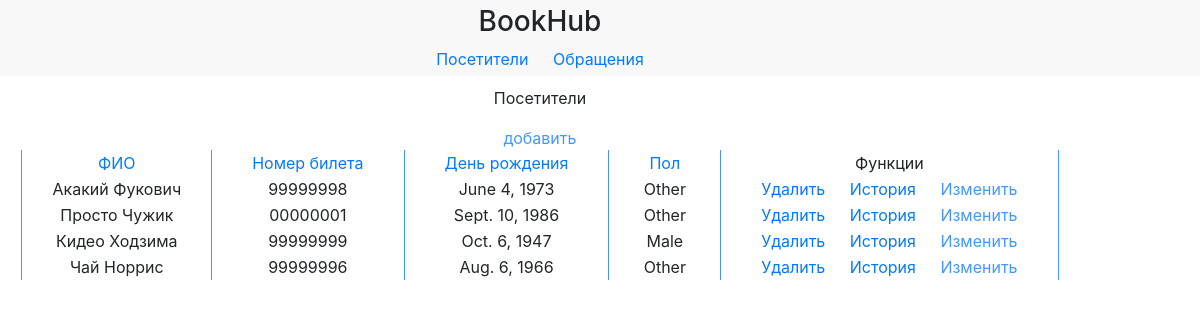
The page /visitors/ on the database as committed earlier.
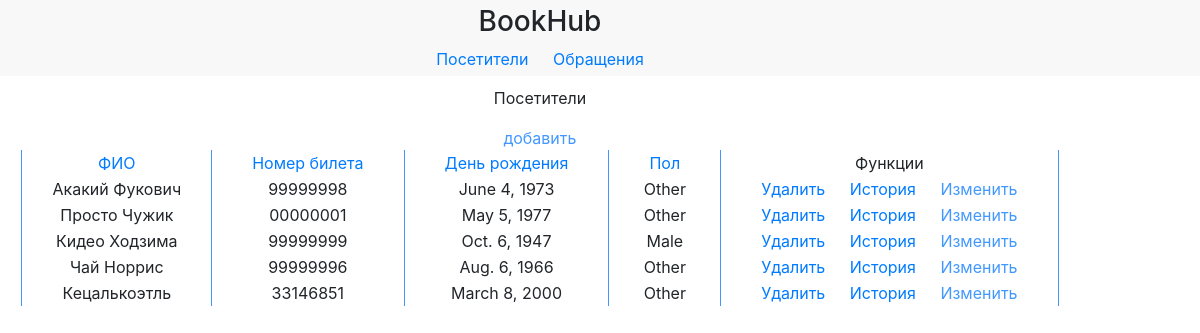
The same page on the database as committed later.
### app/models.py (models this page shows, shortened)
class Visitor(models.Model):
    fio = models.CharField(
        max_length = 30
        )
    num = models.CharField(
        max_length = 8
    )
    birthday = models.DateField(
    )
    gender = models.CharField(
        max_length = 6,
        choices = gen
    )

### app/views.py (the view)
# urls.py: path('visitors/', VisitorsView, name="visitors"),
def VisitorsView(request):
    if request.method == "POST":
        form = AddVisitorForm(request.POST)
        if form.is_valid():
            form.save()
            return HttpResponseRedirect('/visitors/')
    else:
        try:
            sort_settings = request.GET.get('sort')
            model = sort_visitors(sort_settings)
        except:
            model = Visitor.objects.all()
        form = AddVisitorForm()
        return render(
            request,
            'visitors.html',
            {'form': form , 'model': model}
        )

### app/views.py (called while the page is built)
def sort_visitors(sort_settings):
    return Visitor.objects.order_by(sort_settings)

### app/templates/visitors.html (shortened to what this page needs)
<!DOCTYPE html>
<html>
    <head>
        <link rel="stylesheet" href="https://stackpath.bootstrapcdn.com/bootstrap/4.4.1/css/bootstrap.min.css">
    </head>
    <body>
        <header>
            <div class="content">
                <h3>BookHub</h3>
                <div class="menu">
                    <a href="{% url 'visitors' %}">Посетители</a>
                    <a href="{% url 'usages' %}">Обращения</a>
                </div>
            </div>
        </header>
        <div class="main">
            <div class="content">
                <p>Посетители</p><a style="color: #4298FF;" onclick="openForm()">добавить</a>
                <table>
                    <thead>
                        <tr>
                            <td>
                                <a href="?sort=fio">ФИО</a>
                            </td>
                            <td>
                                <a href="?sort=num">Номер билета</a>
                            </td>
                            <td>
                                <a href="?sort=birthday">День рождения</a>
                            </td>
                            <td>
                                <a href="?sort=gender">Пол</a>
                            </td>
                            <td>Функции</td>
                        </tr>
                    </thead>
                    <tbody>
                        {% if model %}
                        {% for m in model %}
                        <tr>
                            <td>{{ m.fio }}</td>
                            <td>{{ m.num }}</td>
                            <td>{{ m.birthday }}</td>
                            <td>{{ m.gender }}</td>
                            <td>
                                <a href="{% url 'delvisitor' %}?id={{m.id}}">Удалить</a>
                                <a href="{% url 'history' %}?id={{m.id}}">История</a>
                                <a onclick='openCF(this)' class="{{m.id}}" style="color: #4298FF;">Изменить</a>
                            </td>
                        </tr>
                        {% endfor %}
                        {% endif%}
                    </tbody>
                </table>
            </div>
        </div>
    </body>
</html>

### app/templates/visitors.html (style rules this page uses)
header { background-color: #F8F8F8; padding-bottom: 5px; padding-top: 5px; }
.content { width: 90%; text-align: center; }
.main { margin-top: 10px; }
a { margin-left: 10px; margin-right: 10px; }
table { margin: auto; }
td { border-left: 1px solid #4298FF; border-right: 1px solid #4298FF; padding-right: 30px; padding-left: 30px; }

Rows that differ between the two databases and show on the page:
changed Visitor "Просто Чужик": birthday "Sept. 10, 1986" → "May 5, 1977"
added Visitor: fio "Кецалькоэтль", num "33146851", birthday "March 8, 2000", gender "Other"
